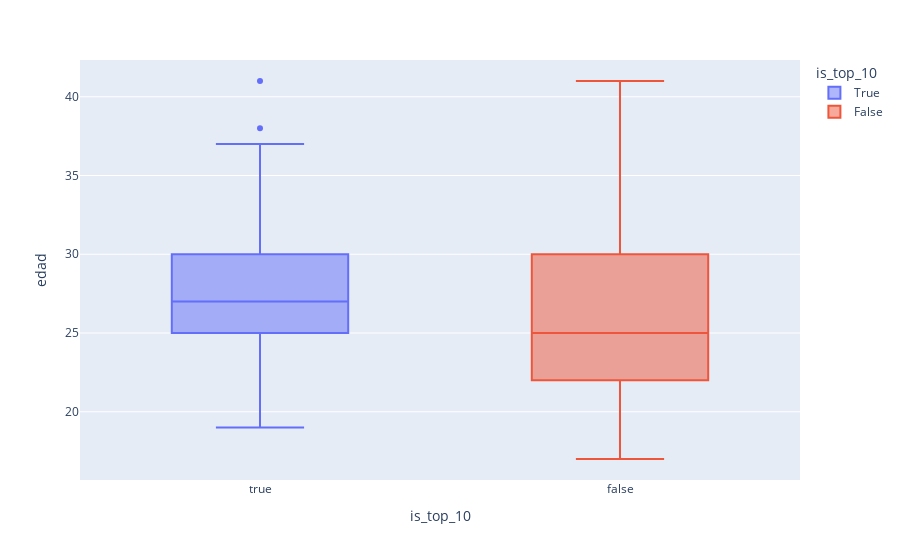

The code cell stored with this chart in its notebook:
### Markdown cell above
### question 1.4 - Edad

### Code cell
# TODO: boxplot de la edad de jugadores top vs no top

px.box(
    data_frame= fp_mod,
    x = 'is_top_10',
    y = 'edad',
    color = 'is_top_10',
    # points = 'all',
)

### Figure 1 — Plotly figure (JSON) as saved in the notebook; plotly's stock layout.template omitted (floating-point values rounded to 4 significant figures; data arrays with more than 128 entries replaced by an {"elided": "..."} marker saying what was removed)
{"data": [{"alignmentgroup": "True", "hovertemplate": "is_top_10=%{x}<br>edad=%{y}<extra></extra>", "legendgroup": "True", "marker": {"color": "#636efa"}, "name": "True", "notched": false, "offsetgroup": "True", "orientation": "v", "showlegend": true, "type": "box", "x": {"elided": "463 bool values"}, "x0": " ", "xaxis": "x", "y": {"elided": "463 int values"}, "y0": " ", "yaxis": "y"}, {"alignmentgroup": "True", "hovertemplate": "is_top_10=%{x}<br>edad=%{y}<extra></extra>", "legendgroup": "False", "marker": {"color": "#EF553B"}, "name": "False", "notched": false, "offsetgroup": "False", "orientation": "v", "showlegend": true, "type": "box", "x": {"elided": "4051 bool values"}, "x0": " ", "xaxis": "x", "y": {"elided": "4051 int values"}, "y0": " ", "yaxis": "y"}], "layout": {"boxmode": "overlay", "legend": {"title": {"text": "is_top_10"}, "tracegroupgap": 0}, "margin": {"t": 60}, "xaxis": {"anchor": "y", "categoryarray": [true, false], "categoryorder": "array", "domain": [0, 1], "title": {"text": "is_top_10"}}, "yaxis": {"anchor": "x", "domain": [0, 1], "title": {"text": "edad"}}}}
